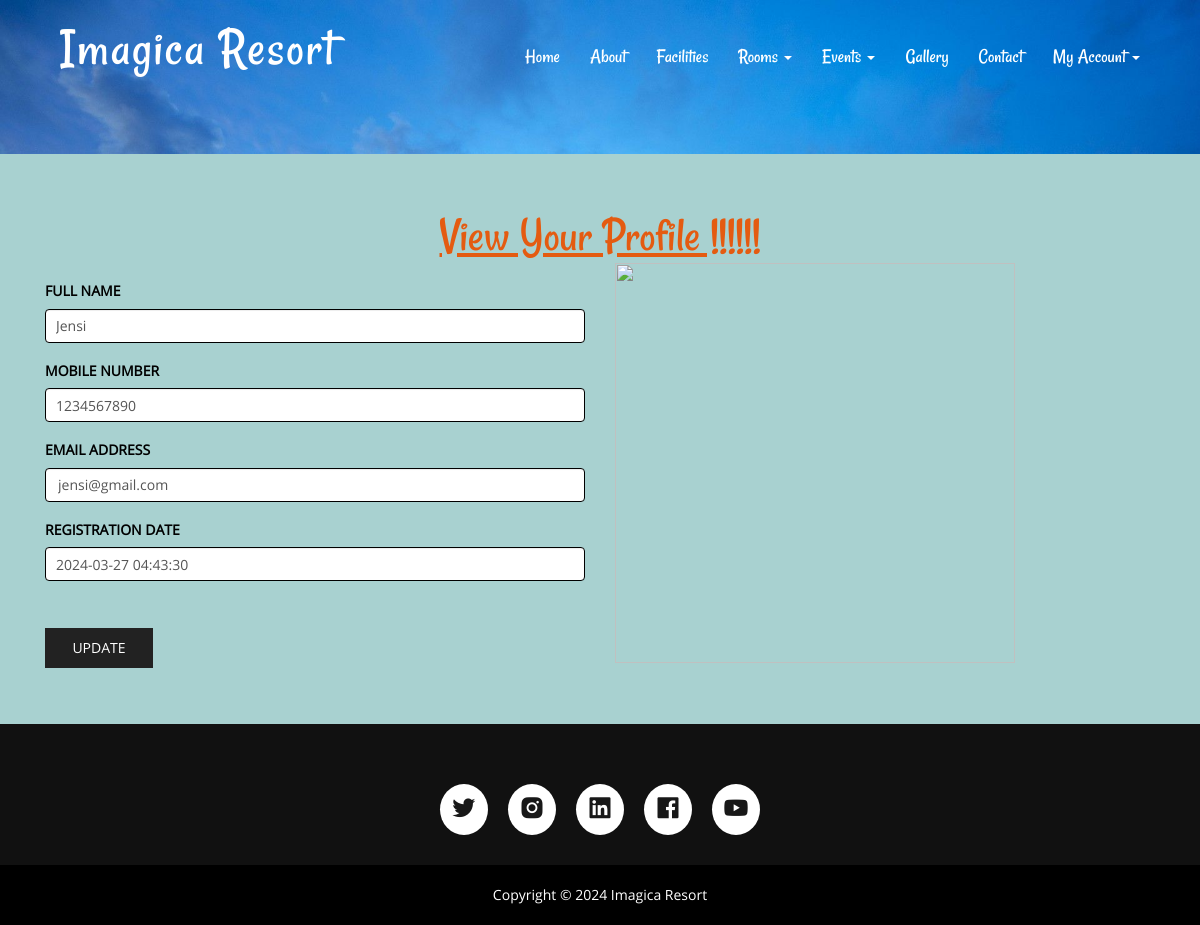
Screenshot of /profile.php (signed in) with the database file from the repository.
### tables this page shows
CREATE TABLE `tbluser` (
  `ID` int(10) NOT NULL,
  `FullName` varchar(200) DEFAULT NULL,
  `MobileNumber` bigint(10) DEFAULT NULL,
  `Email` varchar(120) DEFAULT NULL,
  `Password` varchar(120) DEFAULT NULL,
  `RegDate` timestamp NULL DEFAULT current_timestamp()
);

### profile.php (the view, shortened to what this page needs)
<?php
include('includes/dbconnection.php');
if (strlen($_SESSION['hbmsuid']==0)) {
  header('location:logout.php');
  } else{
  ?>
<!DOCTYPE HTML>
<html>
<head>
<link href="css/bootstrap.css" rel="stylesheet" type="text/css" media="all">
<link href="css/style.css" rel="stylesheet" type="text/css" media="all" />
</head>
<body>
			<div class="header head-top">
				<div class="container">
			<?php include_once('includes/header.php');?>
		</div>
</div>
			<div class="content">
				<div class="contact">
				<div class="container">
					<h2>View Your Profile !!!!!!</h2>
				<div class="contact-grids">
						<div class="col-md-6 contact-right">
							<form method="post">
								<?php
$uid=$_SESSION['hbmsuid'];
$sql="SELECT * from  tbluser where ID=:uid";
$query = $dbh -> prepare($sql);
$query->bindParam(':uid',$uid,PDO::PARAM_STR);
$query->execute();
$results=$query->fetchAll(PDO::FETCH_OBJ);
$cnt=1;
if($query->rowCount() > 0)
{
foreach($results as $row)
{               ?>
								<h5>Full Name</h5>
								<input type="text" value="<?php  echo $row->FullName;?>" name="fname" required="true" class="form-control">
								<h5>Mobile Number</h5>
								<input type="text" name="mobno" class="form-control" required="true" maxlength="10" pattern="[0-9]+" value="<?php  echo $row->MobileNumber;?>">
								<h5>Email Address</h5>
								<input type="email" class="form-control" value="<?php  echo $row->Email;?>" name="email" required="true" readonly='true'>
								<h5>Registration Date</h5>
								<input type="text" value="<?php  echo $row->RegDate;?>" class="form-control" name="password" readonly="true">
								<br /><?php $cnt=$cnt+1;}} ?>
								<br/>
								 <input type="submit" value="Update" name="submit">
						 	 </form>
						</div>
						<div class="col-md-6 contact-right">
						 	 <img src="images/img.jpg" width="400" height="400" />
						</div>
						<div class="clearfix"></div>
					</div>
				</div>
			</div>
			</div>
			<?php include_once('includes/footer.php');?>
</html><?php }  ?>

### css/style.css (style rules this page uses)
h1,h2,h3,h4,h5,h6 { padding:0 0; margin:0 0; }
body { padding:0 0; margin:0 0; font-family: 'OpenSans-Regular' }
.header { background:url(../images/b1.jpg) no-repeat 0px 0px; background-size:cover; -webkit-background-size: cover; -moz-background-size: cover; -o-background-size: cover; -ms-background-size: cover; min-height:764px; padding-bottom: 4em; }
.head-top { min-height: 115px !important; }
.contact { background-color: #a8d1d0; padding: 4em 0; }
.contact h2 { font-size: 3.5em; text-decoration: underline; text-transform: capitalize; font-family: 'Rancho-Regular'; color: #e45b11; text-align:center; }
.contact-right h5 { margin-top: 10px; font-size:1em; text-transform: uppercase; font-weight: bolder; padding: 10px 0; color: black; }
.contact-right input[type="text"] { width: 100%; padding: 10px 10px; font-size: 1em; outline: none; border: 1px solid #000; }
.contact-right input[type="submit"] { width: 20%; font-size: 1em; text-transform: uppercase; background: #222; border: none; outline: none; margin-top: 0.5em; color: #fff; font-weight: 500; padding: 10px 0; }
@media (max-width:1440px) { .header { min-height: 679px; } }
@media (max-width:1366px) { .header { min-height: 652px; } }
@media (max-width:1280px) { .header { min-height: 602px; } }

### rows the page displays
tbluser: fname "Jensi", mobno "1234567890", email "jensi@gmail.com", password "2024-03-27 04:43:30"
